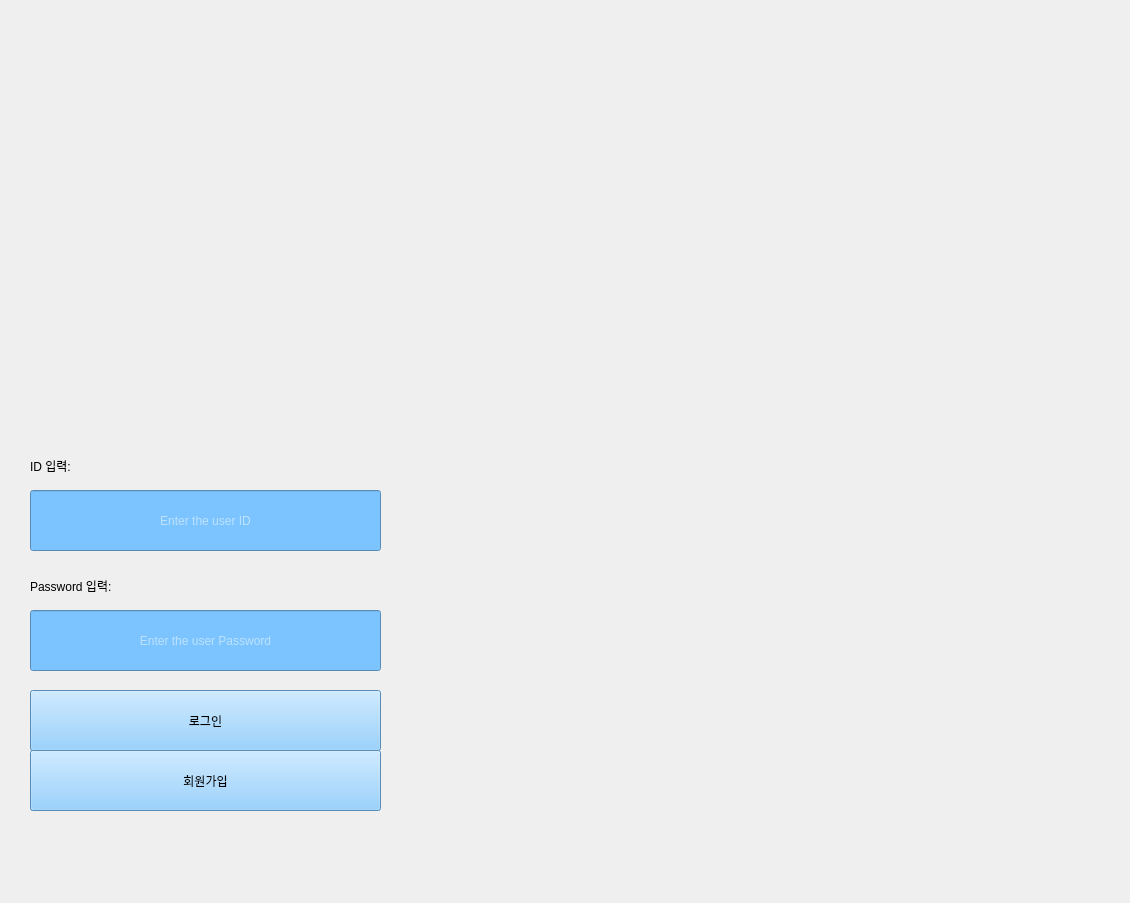
    <widget class="QWidget" name="number1">
     <widget class="QLabel" name="label">
      <property name="geometry">
       <rect>
        <x>0</x>
        <y>0</y>
        <width>1121</width>
        <height>894</height>
       </rect>
      </property>
      <property name="text">
       <string/>
      </property>
      <property name="pixmap">
       <pixmap>배경사진(11).jpg</pixmap>
      </property>
      <property name="scaledContents">
       <bool>true</bool>
      </property>
     </widget>
     <widget class="QPushButton" name="manager_login_btn">
      <property name="geometry">
       <rect>
        <x>30</x>
        <y>690</y>
        <width>351</width>
        <height>61</height>
       </rect>
      </property>
      <property name="styleSheet">
       <string notr="true">background-color:rgb(123, 196, 255);
font: 25pt &quot;Sitka Banner&quot;;
color: rgb(0, 0, 0);</string>
      </property>
      <property name="text">
       <string>로그인</string>
      </property>
     </widget>
     <widget class="QPushButton" name="manager_signup_btn">
      <property name="geometry">
       <rect>
        <x>30</x>
        <y>750</y>
        <width>351</width>
        <height>61</height>
       </rect>
      </property>
      <property name="styleSheet">
       <string notr="true">background-color:rgb(123, 196, 255);
font: 25pt &quot;Sitka Banner&quot;;
color: rgb(0, 0, 0);</string>
      </property>
      <property name="text">
       <string>회원가입</string>
      </property>
     </widget>
     <widget class="QLineEdit" name="manager_id_lineEdit">
      <property name="geometry">
       <rect>
        <x>30</x>
        <y>490</y>
        <width>351</width>
        <height>61</height>
       </rect>
      </property>
      <property name="styleSheet">
       <string notr="true">background-color:rgb(123, 196, 255);
font: 25pt &quot;Sitka Banner&quot;;
color: rgb(255, 255, 255);</string>
      </property>
      <property name="text">
       <string/>
      </property>
      <property name="alignment">
       <set>Qt::AlignCenter</set>
      </property>
      <property name="placeholderText">
       <string>Enter the user ID</string>
      </property>
     </widget>
     <widget class="QLabel" name="label_2">
      <property name="geometry">
       <rect>
        <x>30</x>
        <y>440</y>
        <width>221</width>
        <height>51</height>
       </rect>
      </property>
      <property name="styleSheet">
       <string notr="true">
font: 25pt &quot;Sitka Banner&quot;;
color: rgb(0, 0, 0);</string>
      </property>
      <property name="text">
       <string>ID 입력:</string>
      </property>
     </widget>
     <widget class="QLineEdit" name="manager_password_lineEdit">
      <property name="geometry">
       <rect>
        <x>30</x>
        <y>610</y>
        <width>351</width>
        <height>61</height>
       </rect>
      </property>
      <property name="styleSheet">
       <string notr="true">background-color:rgb(123, 196, 255);
font: 25pt &quot;Sitka Banner&quot;;
color: rgb(255, 255, 255);</string>
      </property>
      <property name="text">
       <string/>
      </property>
      <property name="echoMode">
       <enum>QLineEdit::Password</enum>
      </property>
      <property name="alignment">
       <set>Qt::AlignCenter</set>
      </property>
      <property name="placeholderText">
       <string>Enter the user Password</string>
      </property>
     </widget>
     <widget class="QLabel" name="label_5">
      <property name="geometry">
       <rect>
        <x>820</x>
        <y>670</y>
        <width>301</width>
        <height>181</height>
       </rect>
      </property>
      <property name="text">
       <string/>
      </property>
      <property name="pixmap">
       <pixmap>스마트스토어.jpg</pixmap>
      </property>
      <property name="scaledContents">
       <bool>true</bool>
      </property>
     </widget>
     <widget class="QLabel" name="label_3">
      <property name="geometry">
       <rect>
        <x>30</x>
        <y>560</y>
        <width>221</width>
        <height>51</height>
       </rect>
      </property>
      <property name="styleSheet">
       <string notr="true">
font: 25pt &quot;Sitka Banner&quot;;
color: rgb(0, 0, 0);</string>
      </property>
      <property name="text">
       <string>Password 입력:</string>
      </property>
     </widget>
    </widget>
